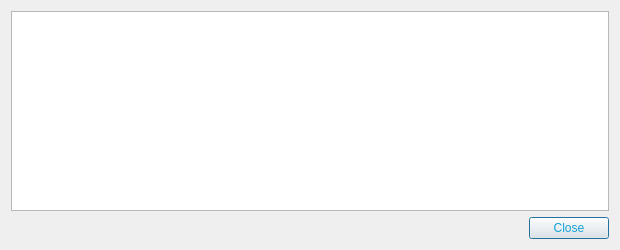
<?xml version="1.0" encoding="UTF-8"?>
<ui version="4.0">
 <class>TransactionDescDialog</class>
 <widget class="QDialog" name="TransactionDescDialog">
  <property name="geometry">
   <rect>
    <x>0</x>
    <y>0</y>
    <width>620</width>
    <height>250</height>
   </rect>
  </property>
  <property name="windowTitle">
   <string>Transaction details</string>
  </property>
  <property name="styleSheet">
   <string notr="true">background-image: url(:/images/bg01);
color: rgb(20, 162, 213);</string>
  </property>
  <layout class="QVBoxLayout" name="verticalLayout">
   <item>
    <widget class="QTextEdit" name="detailText">
     <property name="toolTip">
      <string>This pane shows a detailed description of the transaction</string>
     </property>
     <property name="readOnly">
      <bool>true</bool>
     </property>
    </widget>
   </item>
   <item>
    <widget class="QDialogButtonBox" name="buttonBox">
     <property name="orientation">
      <enum>Qt::Horizontal</enum>
     </property>
     <property name="standardButtons">
      <set>QDialogButtonBox::Close</set>
     </property>
    </widget>
   </item>
  </layout>
 </widget>
 <resources/>
 <connections>
  <connection>
   <sender>buttonBox</sender>
   <signal>accepted()</signal>
   <receiver>TransactionDescDialog</receiver>
   <slot>accept()</slot>
   <hints>
    <hint type="sourcelabel">
     <x>248</x>
     <y>254</y>
    </hint>
    <hint type="destinationlabel">
     <x>157</x>
     <y>274</y>
    </hint>
   </hints>
  </connection>
  <connection>
   <sender>buttonBox</sender>
   <signal>rejected()</signal>
   <receiver>TransactionDescDialog</receiver>
   <slot>reject()</slot>
   <hints>
    <hint type="sourcelabel">
     <x>316</x>
     <y>260</y>
    </hint>
    <hint type="destinationlabel">
     <x>286</x>
     <y>274</y>
    </hint>
   </hints>
  </connection>
 </connections>
</ui>
